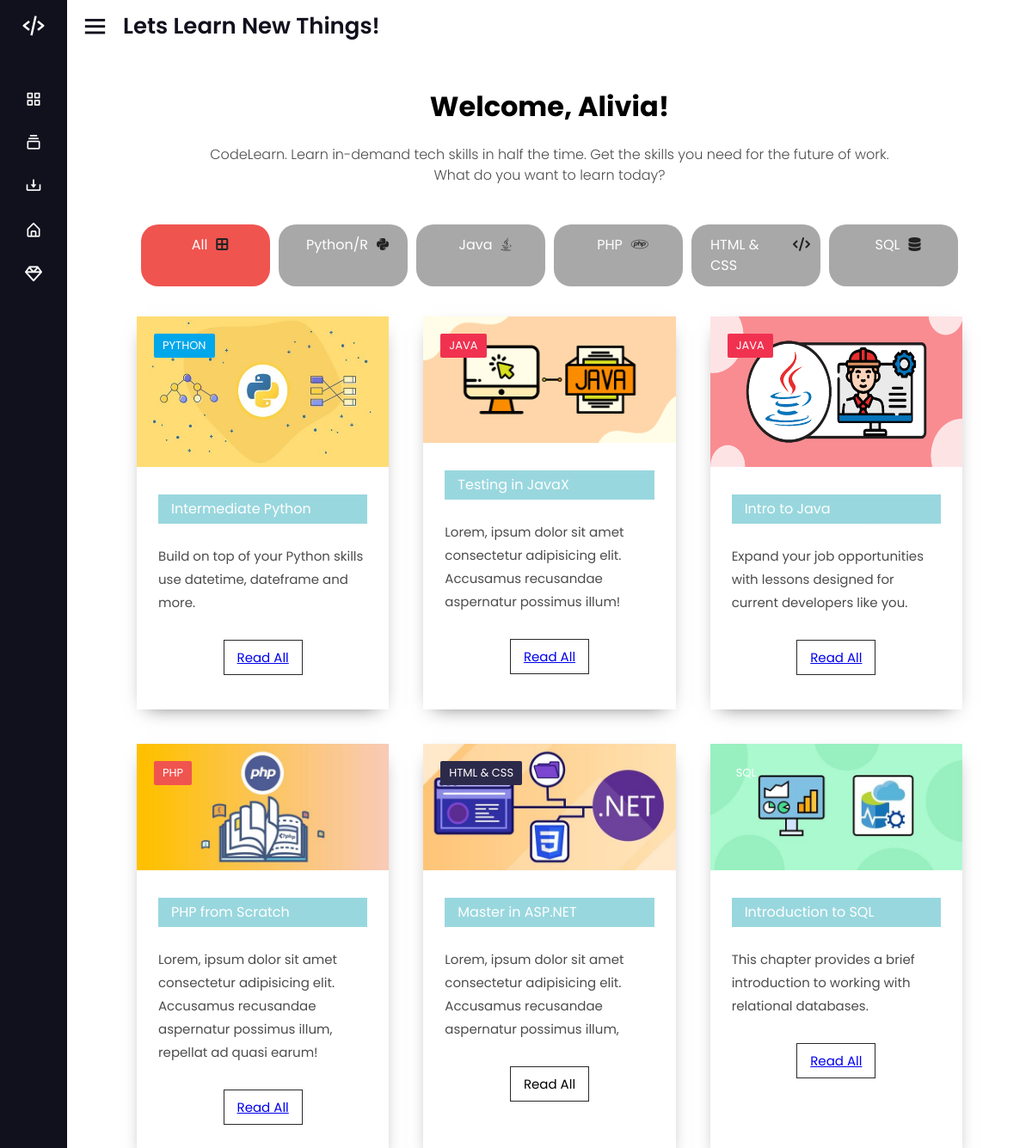
The page /index.php (signed in) on the database its author committed.
### tables this page shows
CREATE TABLE `tbllesson` (
  `LessonID` int(11) NOT NULL,
  `LessonChapter` varchar(90) NOT NULL,
  `LessonTitle` varchar(90) NOT NULL,
  `FileLocation` text NOT NULL,
  `Category` varchar(90) NOT NULL,
  `image` varchar(50) DEFAULT NULL
);

### index.php (called while the page is built, shortened)
<?php
require_once("navigation/navigations.php");
?>

### include/database.php (called while the page is built, shortened)
<?php
class Database {
	var $sql_string = '';
	private $conn;
	public function open_connection() {
		$this->conn = mysqli_connect(server,user,pass);
		if(!$this->conn){
			echo "Problem in database connection! Contact administrator!";
			exit();
		}else{
			$db_select = mysqli_select_db($this->conn,database_name);
		}
	}
	function setQuery($sql='') {
		$this->sql_string=$sql;
	}
	function executeQuery() {
		$result = mysqli_query($this->conn,$this->sql_string);
		return $result;
	}
	private function confirm_query($result) {
		return $result;
	}
	function loadResultList( $key='' ) {
		$cur = $this->executeQuery();
		$array = array();
		while ($row = mysqli_fetch_object($cur)) {
			if ($key) {
				$array[$row->$key] = $row;
			} else {
				$array[] = $row;
			}
		}
		return $array;
	}
}
$mydb = new Database();
?>

### home.php (the view, shortened to what this page needs)
<!DOCTYPE html>
<html>
    <head>
        <link rel="stylesheet" href="main.css">
    </head>
    <body>
            <div class = "main-container">
            <h2>Welcome, <?php echo $_SESSION['Fname']; ?>!</h2>
            <p>CodeLearn. Learn in-demand tech skills in half the time. Get the skills you need for the future of work. <br>What do you want to learn today?</p>
            <div class = "filter-container">
                <div class = "category-head">
                    <ul>
                        <div class = "category-title active" id = "all">
                            <li>All</li>
                            <span><i class = "fas fa-border-all"></i></span>
                        </div>
                        <div class = "category-title" id = "python">
                            <li>Python/R</li>
                            <span><i class = "fab fa-python"></i></i></span>
                        </div>
                        <div class = "category-title" id = "java">
                            <li>Java</li>
                            <span><i class = "fab fa-java"></i></span>
                        </div>
                        <div class = "category-title" id = "php">
                            <li>PHP</li>
                            <span><i class = "fab fa-php"></i></i></span>
                        </div>
                        <div class = "category-title" id = "html">
                            <li>HTML & CSS</li>
                            <span><i class="fas fa-code"></i></i></span>
                        </div>
                        <div class = "category-title" id = "sql">
                            <li>SQL</li>
                            <span><i class = "fas fa-database"></i></span>
                        </div>
                    </ul>
                </div>
                <div class = "posts-collect">
                    <div class = "posts-main-container">
                          <?php
                        $sql = "SELECT * FROM tbllesson WHERE Category='Python'";
                        $mydb->setQuery($sql);
                        $cur = $mydb->loadResultList();
                        foreach ($cur as $result) {
                            ?>
                        <div class = "all python">
                            <div class = "post-img">
                                <img src = "images/python-3.jpg" alt = "post" height="175">
                                <span class = "category-name">Python</span>
                            </div>
                            <div class = "post-content">
                                <div class = "post-content-top">
                                    <?php
                                    echo '<td>'.$result->LessonChapter.'</td>';?>
                                </div>
                                <br>
                                <p><?php echo '<td>'.$result->LessonTitle.'</td>';?></p>
                            </div>
                            <button type = "button" class = "read-btn"><?php echo '<a href="index.php?q=viewpdf&id='.$result->LessonID.'" >Read All</a>'?></button>
                        </div>
                    <?php } ?>
                        <div class = "all java">
                            <div class = "post-img">
                                <img src = "images/java-2.png" alt = "post">
                                <span class = "category-name">Java</span>
                            </div>
                            <div class = "post-content">
                                <div class = "post-content-top">
                                   <span></i>Testing in JavaX</span>
                                </div>
                                <br>
                                <p>Lorem, ipsum dolor sit amet consectetur adipisicing elit. Accusamus recusandae aspernatur possimus illum!</p>
                            </div>
                            <button type = "button" class = "read-btn"><?php echo '<a href="index.php?q=viewpdf&id='.$result->LessonID.'" >Read All</a>'?></button>
                        </div>
                          <?php
                        $sql = "SELECT * FROM tbllesson WHERE Category='Java'";
                        $mydb->setQuery($sql);
                        $cur = $mydb->loadResultList();
                        foreach ($cur as $result) {
                         ?>
                        <div class = "all java">
                            <div class = "post-img">
                                <img src = "images/java-3.png" alt = "post" height="175">
                                <span class = "category-name">Java</span>
                            </div>
                     <div class = "post-content">
                                <div class = "post-content-top">
                                    <?php
                                    echo '<td>'.$result->LessonChapter.'</td>';?>
                                </div>
                                <br>
                                <p><?php
                                    echo '<td>'.$result->LessonTitle.'</td>';?></p>
                            </div>
                            <button type = "button" class = "read-btn"><?php echo '<a href="index.php?q=viewpdf&id='.$result->LessonID.'" >Read All</a>'?></button>
                        </div>
                    <?php } ?>
                        <div class = "all php">
                            <div class = "post-img">
                                <img src = "images/php-1.png" alt = "post">
                                <span class = "category-name">PHP</span>
                            </div>
                            <div class = "post-content">
                                <div class = "post-content-top">
                                    <span></i>PHP from Scratch</span>
                                </div>
                                <br>
                                <p>Lorem, ipsum dolor sit amet consectetur adipisicing elit. Accusamus recusandae aspernatur possimus illum, repellat ad quasi earum!</p>
                            </div>
                            <button type = "button" class = "read-btn"><?php echo '<a href="index.php?q=viewpdf&id='.$result->LessonID.'" >Read All</a>'?></button>
                        </div>
                          <?php
                        $sql = "SELECT * FROM tbllesson WHERE Category='PHP'";
                        $mydb->setQuery($sql);
                            ?>
                        <div class = "all html">
                            <div class = "post-img">
                                <img src = "images/html-2.jpg" alt = "post">
                                <span class = "category-name">HTML & CSS</span>
                            </div>
                            <div class = "post-content">
                                <div class = "post-content-top">
                                    <span></i>Master in ASP.NET</span>
                                </div>
                                <br>
                                <p>Lorem, ipsum dolor sit amet consectetur adipisicing elit. Accusamus recusandae aspernatur possimus illum, </p>
                            </div>
                            <button type = "button" class = "read-btn">Read All</button>
                        </div>
                          <?php
                    $sql = "SELECT * FROM tbllesson WHERE Category='HTML'";
                    $mydb->setQuery($sql);
                    ?>
                          <?php
                        $sql = "SELECT * FROM tbllesson WHERE Category='Sql'";
                        $mydb->setQuery($sql);
                        $cur = $mydb->loadResultList();
                        foreach ($cur as $result) {
                            ?>
                        <div class = "all sql">
                            <div class = "post-img">
                                <img src = "images/sql-1.jpg" alt = "post">
                                <span class = "category-name">SQL</span>
                            </div>
                     <div class = "post-content">
                        <div class = "post-content-top">
                            <?php
                            echo '<td>'.$result->LessonChapter.'</td>';?>
                        </div>
                         <br>
                            <p><?php
                                echo '<td>'.$result->LessonTitle.'</td>';?></p>
                        </div>
                            <button type = "button" class = "read-btn"><?php echo '<a href="index.php?q=viewpdf&id='.$result->LessonID.'" >Read All</a>'?></button>
                        </div>
                    <?php } ?>
                    </div>
                </div>
            </div>
        </div>
    </body>
</html>

### navigation/navigations.php (shortened to what this page needs)
<!DOCTYPE html>
<html lang="en" dir="ltr">
  <head>
     <link href='https://unpkg.com/boxicons@2.0.7/css/boxicons.min.css' rel='stylesheet'>
   </head>
<body>
  <div class="sidebar close">
    <div class="logo-details">
      <i class="bx bx-code-alt" id="btn"></i>
    </div>
    <ul class="nav-links">
      <li>
        <a href="<?php echo web_root; ?>index.php">
          <i class='bx bx-grid-alt' ></i>
        </a>
      </li>
      <li>
        <div class="iocn-link">
          <a href="#">
            <i class='bx bx-collection' ></i>
          </a>
        </div>
      </li>
      <li>
        <a href="<?php echo web_root; ?>index.php?q=download" id="download">
           <i class='bx bx-download'></i>
        </a>
      </li>
      <li>
        <a href="<?php echo web_root; ?>index.php?q=about" id="about">
          <i class='bx bx-home-alt' ></i>
        </a>
      </li>
      <li>
        <a href="subscription/sign-up.php">
           <i class="fa fa-diamond"></i>
        </a>
      </li>
</ul>
  </div>
  <section class="home-section">
    <div class="home-content">
      <i class='bx bx-menu' ></i>
      <span class="text">Lets Learn New Things!</span>
    </div>
      <div><?php require_once $content; ?></div>
</section>
</body>
</html>

### main.css (style rules this page uses)
* { box-sizing: border-box; padding: 0; margin: 0; }
img { width: 100% }
body { font-family: 'Poppins', sans-serif; line-height: 1.5; }
.main-container { width: 80vw; margin: 0 auto; padding: 30px 0; border-radius: 20px; }
.main-container > h2 { text-align: center; padding: 10px 0; font-size: 32px; top: 20px; }
.main-container > p { font-weight: 300; padding: 10px 0; opacity: 0.7; text-align: center; }
.category-head { margin: 30px 0; border-radius: 20px; }
.category-head ul { list-style-type: none; display: flex; flex-wrap: wrap; border-radius: 20px; justify-content: flex-start; }
.category-title { flex: 0 0 calc(16.6667% - 10px); display: flex; justify-content:center; background: #a8a8a8; padding: 12px; color: #fff; margin: 5px; border-radius: 20px; cursor: pointer; transition: all 0.4s ease; }
.category-title li { padding: 0 10px; }
.category-title span { color: #222; }
.posts-main-container { display: grid; grid-template-columns: repeat(3, 1fr); grid-gap: 40px; }
.posts-main-container > div { box-shadow: 0px 8px 22px -12px rgba(0, 0, 0, 0.64); }
.post-img { position: relative; border-radius: 20px; }
.category-name { position: absolute; top: 20px; left: 20px; text-transform: uppercase; font-size: 13px; color: #fff; padding: 4px 10px; border-radius: 2px; }
.python .category-name { background: #00a7ea; }
.java .category-name { background: #f03250; }
.php .category-name { background: #f0544f; }
.html .category-name { background: #2c2a4a; }
.post-content { padding: 25px; }
.post-content-top { background: #80ced7; color: #fff; opacity: 0.8; padding: 5px 0 5px 15px; }
.post-content-top span { padding-right: 20px; }
.post-content p { opacity: 0.7; font-size: 15px; line-height: 1.8; }
.read-btn { border: none; padding: 8px 15px; display: block; margin: 5px auto; font-family: 'Poppins', sans-serif; font-size: 15px; cursor: pointer; border: 1px solid #292929; background: transparent; margin-bottom: 40px; }
.active { background: #f0544f; }

### navigation/navigations.php (style rules this page uses)
* { margin: 0; padding: 0; box-sizing: border-box; font-family: 'Poppins', sans-serif; }
.sidebar { position: fixed; top: 0; left: 0; height: 100%; width: 260px; background: #11101d; z-index: 100; transition: all 0.5s ease; }
.sidebar.close { width: 78px; }
.sidebar .logo-details { height: 60px; width: 100%; display: flex; align-items: center; }
.sidebar .logo-details i { font-size: 30px; color: #fff; height: 50px; min-width: 78px; text-align: center; line-height: 50px; }
.sidebar .nav-links { height: 100%; padding: 30px 0 150px 0; overflow: auto; }
.sidebar.close .nav-links { overflow: visible; }
.sidebar .nav-links li { position: relative; list-style: none; transition: all 0.4s ease; }
.sidebar .nav-links li .iocn-link { display: flex; align-items: center; justify-content: space-between; }
.sidebar.close .nav-links li .iocn-link { display: block }
.sidebar .nav-links li i { height: 50px; min-width: 78px; text-align: center; line-height: 50px; color: #fff; font-size: 20px; cursor: pointer; transition: all 0.3s ease; }
.sidebar .nav-links li a { display: flex; align-items: center; text-decoration: none; }
.home-section { position: relative; background: #fff; height: 100vh; left: 260px; width: calc(100% - 260px); transition: all 0.5s ease; }
.sidebar.close ~ .home-section { left: 78px; width: calc(100% - 78px); }
.home-section .home-content { height: 60px; display: flex; align-items: center; }
.home-section .home-content .bx-menu, .home-section .home-content .text { color: #11101d; font-size: 35px; }
.home-section .home-content .bx-menu { margin: 0 15px; cursor: pointer; }
.home-section .home-content .text { font-size: 26px; font-weight: 600; }

### rows shown on the page
tbllesson: LessonChapter "Intermediate Python", LessonTitle "Build on top of your Python skills use datetime, dateframe and more."
tbllesson: LessonChapter "Intro to Java", LessonTitle "Expand your job opportunities with lessons designed for current developers like you."
tbllesson: LessonChapter "Introduction to SQL", LessonTitle "This chapter provides a brief introduction to working with relational databases."

### other values the page prints
$_SESSION['Fname'] "Alivia"
